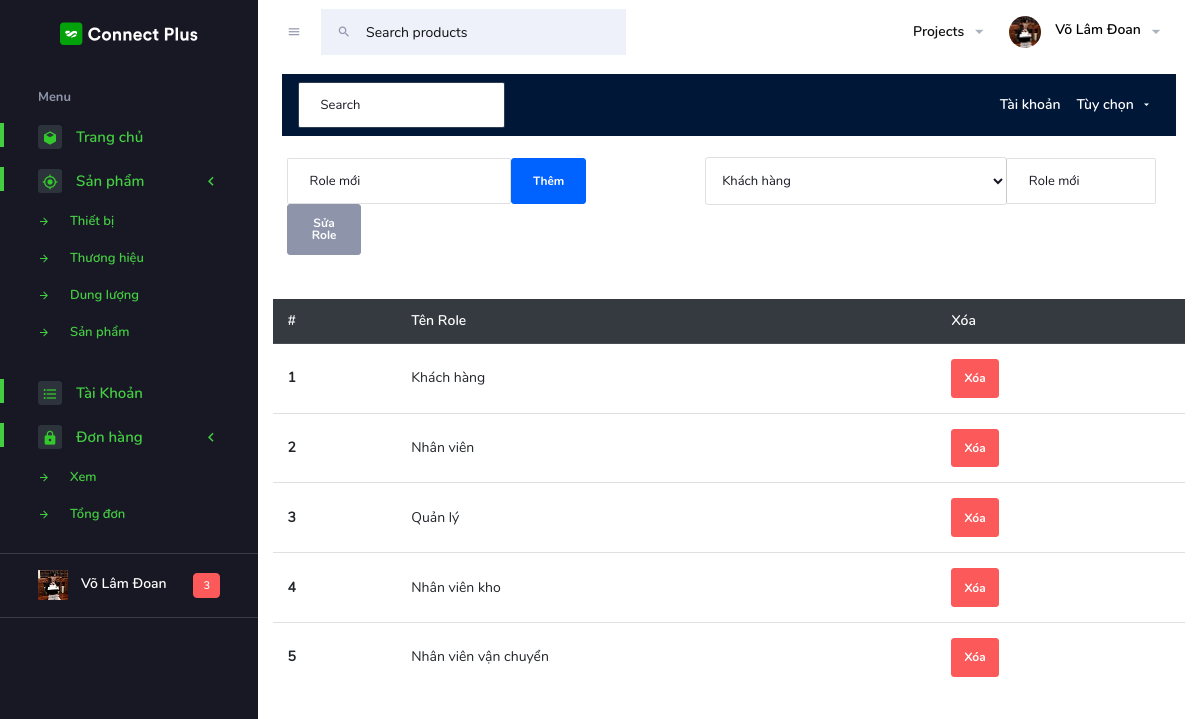
The app's page /admin/index.php?page=users&&option=role (signed in) with its own data.
### tables this page shows
CREATE TABLE `role` (
  `idRole` int(11) NOT NULL,
  `tenRole` varchar(40) NOT NULL
);

### admin/controller/index.php (called while the page is built, shortened)
<?php
    include 'model/index.php';
    $page='';
    if(isset($_GET['page'])){
       $page = $_GET['page'];
    }else{
        $page= 'home';
    }
    switch ($page) {
        case 'users':
            $USERS = new USER();
            $allRole = $USERS->all();
            break;
    }
    include 'view/index.php';
?>

### admin/index.php (called while the page is built)
<?php
    include 'controller/index.php';
?>

### pdo.php (called while the page is built, shortened)
<?php
function pdo_get_connection(){
    $dburl = "mysql:host=localhost;dbname=asmphp2;charset=utf8";
    $username = 'root';
    $password = '';
    $conn = new PDO($dburl, $username, $password);
    $conn->setAttribute(PDO::ATTR_ERRMODE, PDO::ERRMODE_EXCEPTION);
    return $conn;
}
function pdo_query($sql){
    $sql_args = array_slice(func_get_args(), 1);
    try{
        $conn = pdo_get_connection();
        $stmt = $conn->prepare($sql);
        $stmt->execute($sql_args);
        $rows = $stmt->fetchAll();
        return $rows;
    }
    catch(PDOException $e){
        throw $e;
    }
    finally{
        unset($conn);
    }
}

### admin/model/index.php (called while the page is built, shortened)
<?php
    include '../pdo.php';
            class USER {
                function all(){
                    $sql = "SELECT * FROM role ";
return pdo_query($sql);
                }
            }
        ?>

### admin/layout/role.php (the view)
<br>
<div style="margin-left:5px" class="row">
    <input type="text" class="form-control col-3" id="RoleName" placeholder="Role mới">
    <button class="btn btn-primary col-1" id="addRoleBtn">Thêm</button>
    <select style="margin-left:120px" name=""  class="form-control col-4" id="idRole">
        <?php
            foreach ($allRole as $key => $value) {?>
                <option value="<?=$value['idRole']?>"><?=$value['tenRole']?></option>
        <?php    }
        ?>
    </select>
    <input type="text" Placeholder="Role mới" id="newRole" class="form-control col-2">
    <button class="btn btn-secondary col-1" id="submitEditRole">Sửa Role</button>
</div><br><br>
<div class="row">
<table class="table">
  <thead class="thead-dark">
    <tr>
      <th scope="col">#</th>
      <th scope="col">Tên Role</th>
      <th scope="col">Xóa</th>
    </tr>
  </thead>
  <tbody>
    <?php
    $i=1;
        foreach ($allRole as $value) {?>
            <tr>
            <th scope="row"><?=$i++?></th>
            <td><?=$value['tenRole']?></td>
            <td><a class="btn btn-danger deleteRole" data-id="<?=$value['idRole']?>" href="">Xóa</a></td>
          </tr>
     <?php   }
    ?>
  </tbody>
</table>
</div>

### records on screen
role: tenRole "Khách hàng"
role: tenRole "Nhân viên"
role: tenRole "Quản lý"
role: tenRole "Nhân viên kho"
role: tenRole "Nhân viên vận chuyển"

### other values on screen
form field value "Khách hàng"
